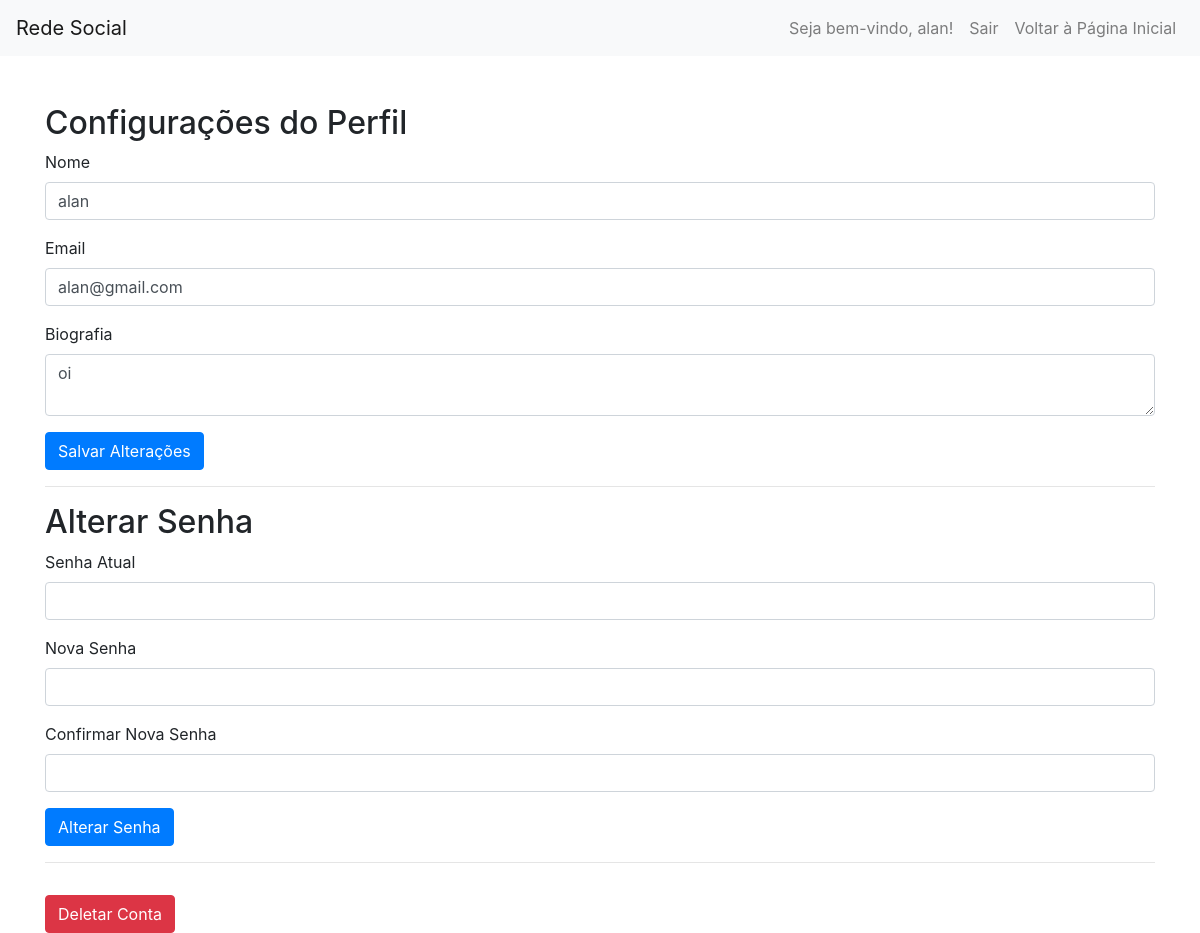
/front/configuracoes.php (signed in), run on an earlier commit of the app's database.
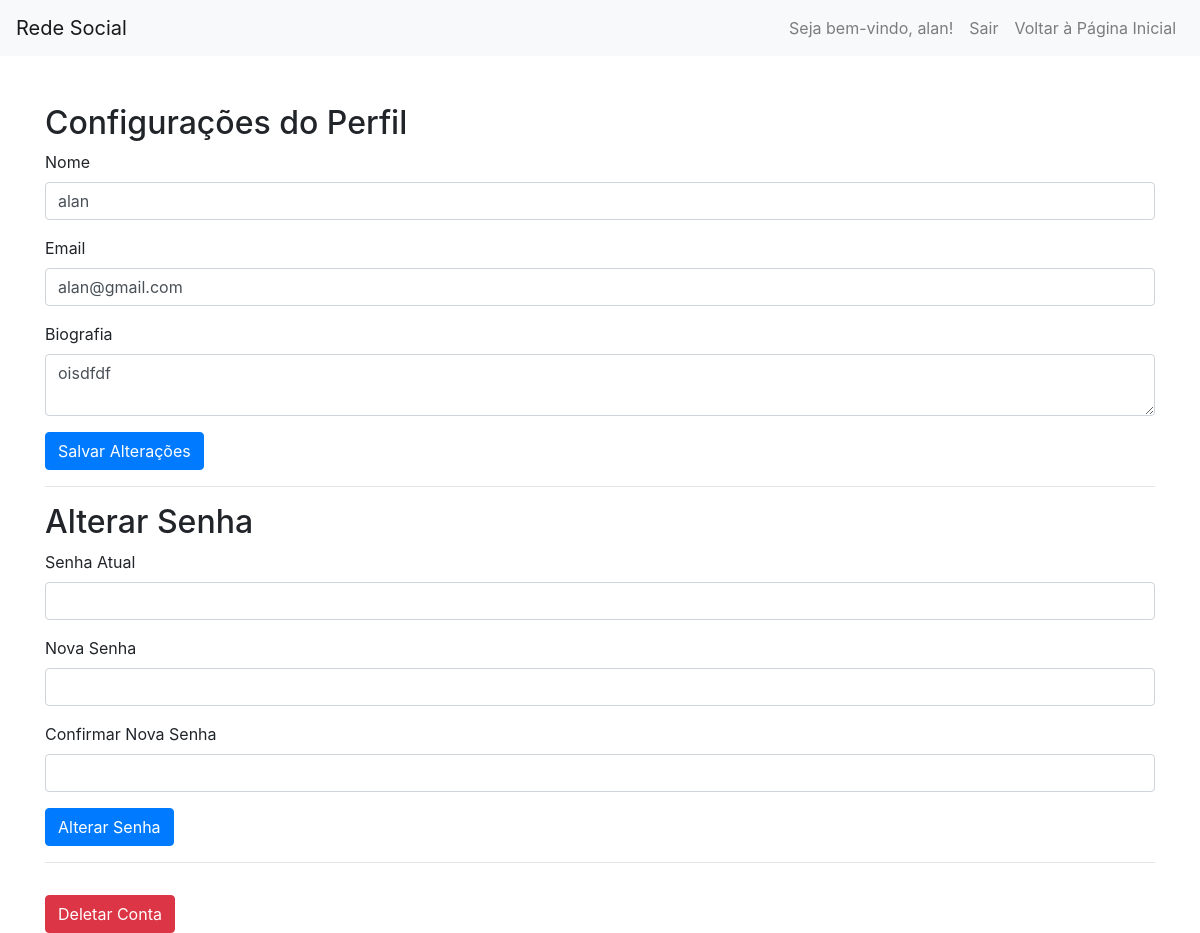
And on a later commit of the database.
### tables this page shows
CREATE TABLE usuarios (
    id INTEGER PRIMARY KEY AUTOINCREMENT,
    nome TEXT NOT NULL,
    email TEXT NOT NULL UNIQUE,
    senha TEXT NOT NULL,
    biografia TEXT,
    seguidores INTEGER DEFAULT 0
);

### back/perfilService.php (called while the page is built, shortened)
<?php
function obterPerfil($db, $usuario_id)
{
    $stmt = $db->prepare('SELECT * FROM usuarios WHERE id = :usuario_id');
    $stmt->bindValue(':usuario_id', $usuario_id, SQLITE3_INTEGER);
    $result = $stmt->execute();
    return $result->fetchArray(SQLITE3_ASSOC);
}

### front/configuracoes.php (the view, shortened to what this page needs)
<?php
require '../back/config.php';
$usuario_id = $_SESSION['id'];
require '../back/perfilService.php';
$perfil = obterPerfil($db, $usuario_id);
?>
<!DOCTYPE html>
<html lang="en">
<head>
    <link href="https://stackpath.bootstrapcdn.com/bootstrap/4.5.2/css/bootstrap.min.css" rel="stylesheet">
</head>
<body>
    <nav class="navbar navbar-expand-lg navbar-light bg-light">
        <a class="navbar-brand" href="#">Rede Social</a>
        <div class="collapse navbar-collapse" id="navbarNav">
            <ul class="navbar-nav ml-auto">
                <li class="nav-item">
                    <?php if (isset($_SESSION['nome'])) { ?>
                        <a class="nav-link" href="#">Seja bem-vindo, <?php echo htmlspecialchars($_SESSION['nome']); ?>!</a>
                    <?php } ?>
                </li>
                <li class="nav-item">
                    <a class="nav-link" href="../back/logout.php">Sair</a>
                </li>
                <li class="nav-item">
                    <a class="nav-link" href="index.php">Voltar à Página Inicial</a>
                </li>
            </ul>
        </div>
    </nav>
    <div class="container mt-5">
        <h2>Configurações do Perfil</h2>
        <form method="POST">
            <div class="form-group">
                <label for="nome">Nome</label>
                <input type="text" class="form-control" id="nome" name="nome" value="<?php echo isset($perfil['nome']) ? htmlspecialchars($perfil['nome']) : ''; ?>">
            </div>
            <div class="form-group">
                <label for="email">Email</label>
                <input type="email" class="form-control" id="email" name="email" value="<?php echo isset($perfil['email']) ? htmlspecialchars($perfil['email']) : ''; ?>">
            </div>
            <div class="form-group">
                <label for="biografia">Biografia</label>
                <textarea class="form-control" id="biografia" name="biografia"><?php echo isset($perfil['biografia']) ? htmlspecialchars($perfil['biografia']) : ''; ?></textarea>
            </div>
            <button type="submit" class="btn btn-primary">Salvar Alterações</button>
        </form>
        <hr>
        <h2>Alterar Senha</h2>
        <form method="POST">
            <div class="form-group">
                <label for="senha_atual">Senha Atual</label>
                <input type="password" class="form-control" id="senha_atual" name="senha_atual" required>
            </div>
            <div class="form-group">
                <label for="nova_senha">Nova Senha</label>
                <input type="password" class="form-control" id="nova_senha" name="nova_senha" required>
            </div>
            <div class="form-group">
                <label for="confirmar_senha">Confirmar Nova Senha</label>
                <input type="password" class="form-control" id="confirmar_senha" name="confirmar_senha" required>
            </div>
            <button type="submit" class="btn btn-primary">Alterar Senha</button>
        </form>
        <hr>
        <form id="form-deletar-conta" method="POST">
            <button type="submit" class="btn btn-danger mt-3">Deletar Conta</button>
        </form>
    </div>
</body>
</html>

What changed in the data, as far as the page shows it:
changed usuarios "alan": biografia "oi" → "oisdfdf"
